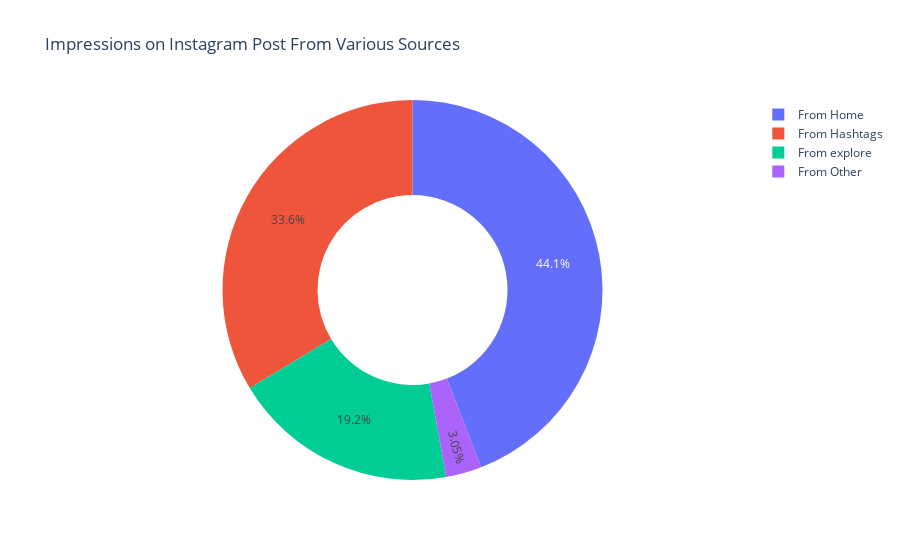

The notebook cell saved with this chart:
### Code cell
home = data["From Home"].sum()
hashtags = data["From Hashtags"].sum()
explore = data["From Explore"].sum()
other = data["From Other"].sum()

labels = ['From Home','From Hashtags','From explore','From Other']
values = [home,hashtags,explore,other]

fig = px.pie(data,values=values,names=labels,title='Impressions on Instagram Post From Various Sources',hole=0.5)
fig.show()

### Figure 1 — Plotly figure (JSON) as saved in the notebook; plotly's stock layout.template omitted (floating-point values rounded to 4 significant figures)
{"data": [{"domain": {"x": [0, 1], "y": [0, 1]}, "hole": 0.5, "hovertemplate": "label=%{label}<br>value=%{value}<extra></extra>", "labels": ["From Home", "From Hashtags", "From explore", "From Other"], "legendgroup": "", "name": "", "showlegend": true, "type": "pie", "values": [294619, 224614, 128294, 20360]}], "layout": {"legend": {"tracegroupgap": 0}, "title": {"text": "Impressions on Instagram Post From Various Sources"}}}
